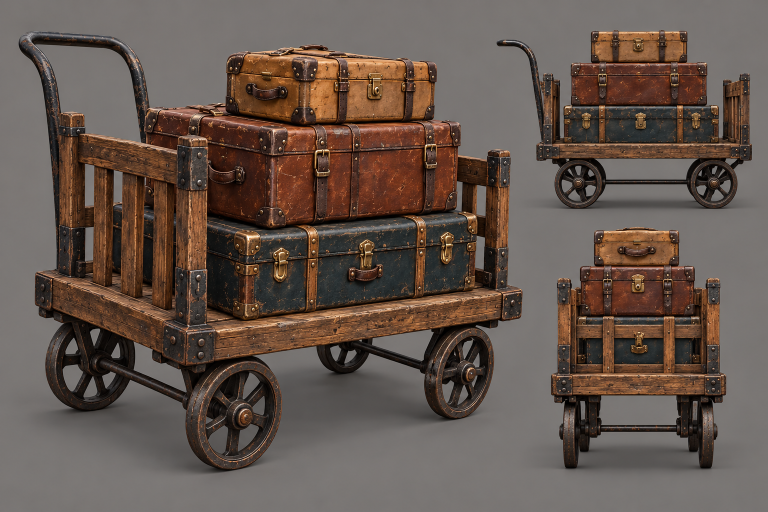
#> input picture Terra61/astra_master/references/11_luggage_cart_reference.png, 1536 x 1024 px (shown at 1/2 size)
$ python build_freight_props.py
#> lines starting #> are read from the running program, lines starting #| are printed output that depends on the picture
### Terra61/astra_master/src/build_infrastructure.py
#!/usr/bin/env python3
"""Create reusable, textured Victorian station infrastructure as GLB.

Authoring axes: X across, Y depth, Z up; each exported asset has a single
-90-degree X root rotation for glTF Y-up. Repeated pieces start at Y=0.
Materials are individual repeatable PNG images: <name>_basecolor.png,
<name>_normal.png and <name>_orm.png, where ORM is the standard
glTF G=roughness, B=metalness packed image.
"""
from __future__ import annotations

import argparse
import io
import json
import math
from collections import defaultdict
from pathlib import Path

import numpy as np
from PIL import Image as PILImage
from pygltflib import (
    Accessor, Asset, Attributes, Buffer, BufferView, GLTF2, Image, Material,
    Mesh, Node, NormalMaterialTexture, PbrMetallicRoughness, Primitive, Sampler,
    Scene, Texture, TextureInfo,
)

ROOT = Path(__file__).resolve().parents[1]
OUTDIR = ROOT / 'modules' / 'infrastructure'
TEXTUREDIR = ROOT / 'textures'
RAIL_Z = 0.22
GAUGE = 1.435

# UV distances specify the real size represented by a full repeat of the image.
# Every image is an individual tile, never an atlas repeatedly mapped to a face.
MATERIALS = {
    'stone':   {'image': 'stone',   'uv_m': (1.00, 1.00), 'roughness': 0.90, 'metallic': 0},
    'paving':  {'image': 'paving',  'uv_m': (0.70, 0.70), 'roughness': 0.94, 'metallic': 0},
    # An 8 m tile contains exactly ten mirrored image repeats on each axis,
    # so matching neighboring plaza tiles have the same colour at their seam.
    'plaza_paving': {'image': 'paving', 'uv_m': (0.80, 0.80), 'roughness': 0.94, 'metallic': 0},
    'brick':   {'image': 'retaining_brick', 'uv_m': (0.68, 0.56), 'roughness': 0.93, 'metallic': 0},
    'ballast': {'image': 'ballast', 'uv_m': (0.35, 0.35), 'roughness': 1.00, 'metallic': 0},
    'wood':    {'image': 'wood',    'uv_m': (2.00, 1.20), 'roughness': 0.90, 'metallic': 0},
    'rail':    {'image': 'rail',    'uv_m': (0.80, 0.80), 'roughness': 0.60, 'metallic': 0.65},
    'rail_top':{'image': 'rail',    'uv_m': (0.80, 0.80), 'roughness': 0.30, 'metallic': 0.85,
                'tint': (0.70, 0.86, 1.0, 1)},
    'safety':  {'image': 'stone',   'uv_m': (1.00, 1.00), 'roughness': 0.90, 'metallic': 0,
                'tint': (0.72, 0.45, 0.11, 1)},
}


class Part:
    """Mesh consisting of material-specific independent flat-shaded faces."""
    def __init__(self, name):
        self.name = name
        self.sections = defaultdict(lambda: {'p': [], 'n': [], 'uv': [], 'idx': []})

    def polygon(self, material, vertices, uv_axes=None):
        vertices = np.asarray(vertices, dtype=float)
        normal = np.cross(vertices[1] - vertices[0], vertices[2] - vertices[0])
        length = np.linalg.norm(normal)
        if length < 1e-10:
            raise ValueError(f'degenerate face in {self.name}: {vertices}')
        normal /= length
        if uv_axes is None:
            axis = int(np.argmax(np.abs(normal)))
            uv_axes = {0: (1, 2), 1: (0, 2), 2: (0, 1)}[axis]
        repeat = MATERIALS[material]['uv_m']
        uv = vertices[:, uv_axes] / np.asarray(repeat)
        sec = self.sections[material]
        first = len(sec['p'])
        sec['p'].extend(vertices.tolist())
        sec['n'].extend([normal.tolist()] * len(vertices))
        sec['uv'].extend(uv.tolist())
        # All supplied polygons are convex; rail caps are triangulated separately.
        for i in range(1, len(vertices)-1):
            sec['idx'].extend([first, first+i, first+i+1])


def box(part, material, bounds, omit_top=False):
    (x0,y0,z0),(x1,y1,z1) = bounds
    faces = [
        [(x0,y1,z0),(x1,y1,z0),(x1,y0,z0),(x0,y0,z0)],
        [(x0,y1,z0),(x0,y0,z0),(x0,y0,z1),(x0,y1,z1)],
        [(x1,y0,z0),(x1,y1,z0),(x1,y1,z1),(x1,y0,z1)],
        [(x0,y0,z0),(x1,y0,z0),(x1,y0,z1),(x0,y0,z1)],
        [(x1,y1,z0),(x0,y1,z0),(x0,y1,z1),(x1,y1,z1)],
    ]
    if not omit_top:
        faces.append([(x0,y0,z1),(x1,y0,z1),(x1,y1,z1),(x0,y1,z1)])
    for f in faces:
        part.polygon(material, f)


# [120 lines left out: functions platform, rail, triangulate_profile, track, ramp, plaza and 1 more, not called in this run]


def export(name, parts, texture_dir, out_dir):
    gltf = GLTF2(asset=Asset(version='2.0', generator='Riverdale procedural infrastructure'))
    # The supplied tile crops are not perfectly periodic. Mirroring alternate
    # repeats removes hard edge mismatches without blurring their image detail.
    gltf.samplers=[Sampler(wrapS=33648,wrapT=33648,magFilter=9729,minFilter=9987)]
    gltf.scenes=[Scene(name=name,nodes=[0])]; gltf.scene=0
    gltf.nodes=[Node(name='Z_UP_to_GLTF_Y_UP',rotation=[-math.sqrt(.5),0,0,math.sqrt(.5)],children=[])]
    data=bytearray()
    texture_cache={}
    material_cache={}
    material_images={}

    # [45 lines left out: functions add_bytes, add_accessor, add_texture, add_material, not called in this run]

    n_tris=0; all_positions=[]
    for part in parts:
        primitives=[]
        for mat,section in part.sections.items():
            pos=np.asarray(section['p'],dtype='<f4'); nor=np.asarray(section['n'],dtype='<f4')
            uv=np.asarray(section['uv'],dtype='<f4'); idx=np.asarray(section['idx'],dtype='<u4')
            if not (np.isfinite(pos).all() and np.isfinite(nor).all() and np.isfinite(uv).all()):
                raise ValueError(f'Nonfinite geometry in {part.name}')
            all_positions.append(pos)
            n_tris += len(idx)//3
            attributes=Attributes(POSITION=add_accessor(pos,'VEC3',34962,'<f4'),
                                  NORMAL=add_accessor(nor,'VEC3',34962,'<f4'),
                                  TEXCOORD_0=add_accessor(uv,'VEC2',34962,'<f4'))
            index=add_accessor(idx,'SCALAR',34963,'<u4')
            primitives.append(Primitive(attributes=attributes,indices=index,mode=4,material=add_material(mat)))
        gltf.meshes.append(Mesh(name=part.name,primitives=primitives))
        gltf.nodes.append(Node(name=part.name,mesh=len(gltf.meshes)-1))
        gltf.nodes[0].children.append(len(gltf.nodes)-1)
    gltf.buffers=[Buffer(byteLength=len(data))]
    gltf.set_binary_blob(bytes(data))
    out_dir.mkdir(parents=True,exist_ok=True)
    filename=name+'.glb'; gltf.save_binary(str(out_dir/filename))
    positions=np.concatenate(all_positions)
    return {'file':filename,'author_bounds_m':np.stack([positions.min(0),positions.max(0)]).astype(float).round(5).tolist(),
            'triangle_count':n_tris,'material_images':material_images,
            'texture_repeat_m':{name:list(MATERIALS[name]['uv_m']) for name in material_images},
            'mesh_names':[p.name for p in parts]}


# [30 lines left out: function main, not called in this run]


# [2 lines that do not run on import are left out]

### Terra61/astra_master/src/build_locomotive.py
#!/usr/bin/env python3
"""Build a textured steam locomotive and separate coal tender as GLB.

X is across the vehicle, Y points to the rear, Z is up. Both modules start
at Y=0 and touch the ground at Z=0. Place their root at rail height 0.22 m.
The infrastructure builder provides the shared GLB/material exporter.
"""
from __future__ import annotations
import argparse
import json
import math
from pathlib import Path
import numpy as np
import build_infrastructure as glb

ROOT=Path(__file__).resolve().parents[1]
OUT=ROOT/'modules'/'locomotive'
TEX=ROOT/'textures'
GAUGE=1.435

# Physical repeats for ordinary metal, but wheel/cab artwork uses explicit charts.
glb.MATERIALS.update({
 'boiler': {'image':'boiler','uv_m':(4.2,2.0),'roughness':.83,'metallic':.75},
 'dark_metal':{'image':'rail','uv_m':(1.5,1.5),'roughness':.72,'metallic':.65,'tint':(.65,.72,.8,1)},
 'loco_iron':{'image':'iron','uv_m':(1.5,1.5),'roughness':.78,'metallic':.65},
 'lamp_amber':{'image':'brass','uv_m':(1,1),'roughness':.48,'metallic':0,'tint':(1,.9,.48,1)},
 'wheel_face':{'image':'wheel','uv_m':(1,1),'roughness':.68,'metallic':.75},
 'cab_number':{'image':'cab','uv_m':(1,1),'roughness':.82,'metallic':.55},
 'brass':{'image':'brass','uv_m':(1,1),'roughness':.65,'metallic':.85},
 'red_paint':{'image':'carriage_wood','uv_m':(2.0,1.0),'roughness':.75,'metallic':.25},
 'coal':{'image':'ballast','uv_m':(.42,.42),'roughness':.96,'metallic':0,'tint':(.28,.28,.28,1)},
})


class Part(glb.Part):
    def chart(self, material, verts, uvs):
        """Add a convex face with explicit UV coordinates and flat normal."""
        verts=np.asarray(verts,dtype=float); uvs=np.asarray(uvs,dtype=float)
        normal=np.cross(verts[1]-verts[0],verts[2]-verts[0]); size=np.linalg.norm(normal)
        if size<1e-12: raise ValueError(f'Degenerate face in {self.name}')
        normal/=size
        s=self.sections[material]; start=len(s['p'])
        s['p'].extend(verts.tolist()); s['n'].extend([normal.tolist()]*len(verts)); s['uv'].extend(uvs.tolist())
        for i in range(1,len(verts)-1): s['idx'].extend((start,start+i,start+i+1))


def box(part, mat, b): glb.box(part,mat,b)


# [39 lines left out: functions cylinder_y, cylinder_z, wheel, not called in this run]


def cylinder_x(part,material,x0,x1,y,z,r,n=12):
    for i in range(n):
        a=2*math.pi*i/n; b=2*math.pi*(i+1)/n
        p0=(y+r*math.cos(a),z+r*math.sin(a)); p1=(y+r*math.cos(b),z+r*math.sin(b))
        part.chart(material,[(x1,*p0),(x0,*p0),(x0,*p1),(x1,*p1)],[(0,i/n),(1,i/n),(1,(i+1)/n),(0,(i+1)/n)])
        uv0=(.5+.5*math.cos(a),.5+.5*math.sin(a)); uv1=(.5+.5*math.cos(b),.5+.5*math.sin(b))
        part.chart(material,[(x0,y,z),(x0,*p1),(x0,*p0)],[(.5,.5),uv1,uv0])
        part.chart(material,[(x1,y,z),(x1,*p0),(x1,*p1)],[(.5,.5),uv0,uv1])


# [6 lines left out: function front_ring, not called in this run]


def rod(part, material, x0, x1, y0,z0,y1,z1,width):
    """A thin rectangular connecting rod running in the Y/Z plane."""
    dy=y1-y0; dz=z1-z0; size=math.hypot(dy,dz)
    py=-dz/size*width/2; pz=dy/size*width/2
    yz=[(y0-py,z0-pz),(y1-py,z1-pz),(y1+py,z1+pz),(y0+py,z0+pz)]
    # Ends x0 and x1 are CCW in YZ; outward normals are -X/+X.
    for x,order in ((x0,(3,2,1,0)),(x1,(0,1,2,3))):
        pts=[(x,*yz[i]) for i in order]
        part.polygon(material,pts,uv_axes=(1,2))
    for i in range(4):
        a=yz[i]; b=yz[(i+1)%4]
        pts=[(x0,*a),(x0,*b),(x1,*b),(x1,*a)]
        # Depending on the rod edge, project along its nonzero direction.
        axes=(0,1) if abs(a[0]-b[0])>abs(a[1]-b[1]) else (0,2)
        part.polygon(material,pts,uv_axes=axes)


# [167 lines left out: functions cab_number_panel, roof, locomotive, tender, main, not called in this run]


# [1 lines that do not run on import are left out]

### Terra61/astra_master/src/build_freight_props.py
#!/usr/bin/env python3
"""Generate low-poly luggage cart, crate and barrel GLBs.

All geometry is authored X across, Y rearward and Z up; ground is Z=0 and
front is Y=0. Shared infrastructure/locomotive helpers provide GLB export and
flat-shaded geometry. Trunk textures are tightly cropped from the generated
luggage reference; small normal and ORM maps are approximate image derivatives.
"""
from __future__ import annotations
import argparse
import json
import math
import shutil
from pathlib import Path

import numpy as np
from PIL import Image, ImageOps
from scipy.ndimage import gaussian_filter
import build_infrastructure as glb
from build_locomotive import Part, cylinder_x, rod

ROOT=Path(__file__).resolve().parents[1]
OUT=ROOT/'modules'/'freight_props'
SRC=ROOT/'textures'
REFERENCE=ROOT/'references'/'11_luggage_cart_reference.png'
CROPS={'case_tan':(1194,68,1368,124),'case_brown':(1152,130,1405,209),
       'case_blue':(1134,216,1429,284)}

glb.MATERIALS.update({
 'freight_wood':{'image':'wood','uv_m':(.80,.65),'roughness':.90,'metallic':0},
 'freight_iron':{'image':'iron','uv_m':(.70,.70),'roughness':.68,'metallic':.75},
 'case_tan':{'image':'case_tan','uv_m':(1,1),'roughness':.86,'metallic':0},
 'case_brown':{'image':'case_brown','uv_m':(1,1),'roughness':.86,'metallic':0},
 'case_blue':{'image':'case_blue','uv_m':(1,1),'roughness':.86,'metallic':0},
})
for _case in CROPS:
    glb.MATERIALS[_case+'_top']={'image':_case+'_top','uv_m':(1,1),'roughness':.86,'metallic':0}


def prepare_textures(destination, source_dir, reference):
    destination.mkdir(parents=True,exist_ok=True)
    for mat in ('wood','iron','brass'):
        for channel in ('basecolor','normal','orm'):
            shutil.copyfile(source_dir/f'{mat}_{channel}.png',destination/f'{mat}_{channel}.png')
    def save_maps(name, image):
        image.save(destination/f'{name}_basecolor.png')
        rgb=np.asarray(image,dtype=np.float32)/255
        lum=gaussian_filter(rgb @ np.array([.2126,.7152,.0722],dtype=np.float32),sigma=.8)
        dy,dx=np.gradient(lum)
        normal=np.dstack([-dx*.7,-dy*.7,np.ones_like(lum)])
        normal/=np.linalg.norm(normal,axis=2,keepdims=True)
        normal=np.clip((normal*.5+.5)*255,0,255).astype(np.uint8)
        Image.fromarray(normal,'RGB').save(destination/f'{name}_normal.png')
        rough=np.clip(.82+(.5-lum)*.15,.65,1)*255
        orm=np.dstack([np.full_like(lum,255),rough,np.zeros_like(lum)]).astype(np.uint8)
        Image.fromarray(orm,'RGB').save(destination/f'{name}_orm.png')
    with Image.open(reference) as ref:
#> ref is the input picture: PIL image 1536x1024 RGB; mean R, G, B 100.3, 85.8, 77.3
        for name,rect in CROPS.items():
            crop=ref.convert('RGB').crop(rect)
            save_maps(name,crop)
            # Construct a separate top chart from actual leather and strap
            # details in the crop. It avoids stretching a few source rows
            # across the whole lid or painting the side latches on the lid.
            w,h=crop.size
            chip=crop.crop((int(w*.30),int(h*.63),int(w*.40),int(h*.96))).resize((64,64),Image.Resampling.LANCZOS)
            top=Image.new('RGB',(512,256))
            for row in range(4):
                for col in range(8):
                    tile=ImageOps.mirror(chip) if col%2 else chip
                    if row%2: tile=ImageOps.flip(tile)
                    top.paste(tile,(col*64,row*64))
            centers=(.25,.76) if name=='case_blue' else (.20,.76)
            for center in centers:
                strap=crop.crop((int(w*(center-.035)),int(h*.63),int(w*(center+.035)),int(h*.98)))
                strap=strap.resize((36,256),Image.Resampling.LANCZOS)
                top.paste(strap,(round(center*512)-18,0))
            save_maps(name+'_top',top)
#> this loop made 3 passes
#> pass 1, in prepare_textures, `crop=ref.convert('RGB').crop(rect)`:
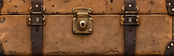
#> crop: PIL image 174x56 RGB; mean R, G, B 125.2, 83.1, 51.6
#> pass 1, in save_maps, `lum=gaussian_filter(rgb @ np.array([.2126,.7152,.0722],dtype=np.float3..`:
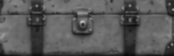
#> lum: shape (56, 174) float32; min 0.0445, max 0.765, mean 0.352
#> pass 1, in save_maps, `dy,dx=np.gradient(lum)`:
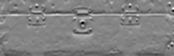
#> dy: shape (56, 174) float32; min -0.237, max 0.219, mean -0.0053; drawn with min black and max white
#> after the loop:
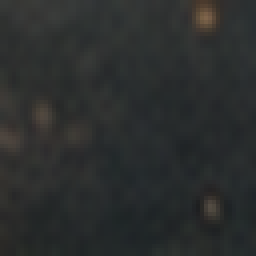
#> chip: PIL image 64x64 RGB (shown 4 times larger); mean R, G, B 43.7, 46.2, 45.8
#> after the loop:
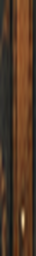
#> strap: PIL image 36x256 RGB; mean R, G, B 81.7, 55.9, 36.9
#> after the loop:
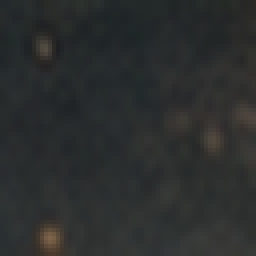
#> tile: PIL image 64x64 RGB (shown 4 times larger); mean R, G, B 43.7, 46.2, 45.8
#> after the loop:
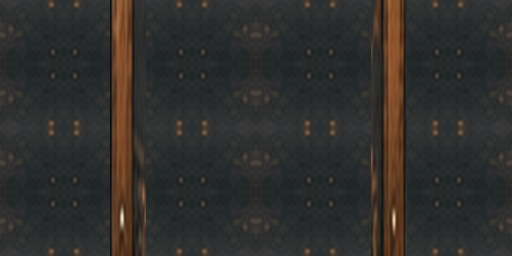
#> top: PIL image 512x256 RGB; mean R, G, B 48.5, 47.3, 44.6


def box(part,mat,b): glb.box(part,mat,b)


def tube_between(part,material,a,b,radius,n=10):
    """Simple circular rod between arbitrary 3D endpoints."""
    a=np.asarray(a,dtype=float); b=np.asarray(b,dtype=float); axis=b-a
    axis/=np.linalg.norm(axis)
    ref=np.array([0.,0.,1.]) if abs(axis[2])<.9 else np.array([1.,0.,0.])
    u=np.cross(ref,axis); u/=np.linalg.norm(u); v=np.cross(axis,u)
    for i in range(n):
        t0=2*math.pi*i/n; t1=2*math.pi*(i+1)/n
        q0=radius*(u*math.cos(t0)+v*math.sin(t0)); q1=radius*(u*math.cos(t1)+v*math.sin(t1))
        uv0=(.5+.5*math.cos(t0),.5+.5*math.sin(t0)); uv1=(.5+.5*math.cos(t1),.5+.5*math.sin(t1))
        part.chart(material,[a+q0,a+q1,b+q1,b+q0],[(i/n,0),((i+1)/n,0),((i+1)/n,1),(i/n,1)])
        part.chart(material,[a,a+q1,a+q0],[(.5,.5),uv1,uv0])
        part.chart(material,[b,b+q0,b+q1],[(.5,.5),uv0,uv1])


def wheel(name,x,y,z=.18,r=.18,n=12):
    p=Part(name); x0=x-.04; x1=x+.04; inner=.118
    def yz(rad,t): return (y+rad*math.cos(t),z+rad*math.sin(t))
    for i in range(n):
        a=2*math.pi*i/n; b=2*math.pi*(i+1)/n
        oa=yz(r,a); ob=yz(r,b); ia=yz(inner,a); ib=yz(inner,b)
        p.chart('freight_iron',[(x1,*oa),(x0,*oa),(x0,*ob),(x1,*ob)],[(0,i/n),(1,i/n),(1,(i+1)/n),(0,(i+1)/n)])
        p.chart('freight_iron',[(x0,*ia),(x1,*ia),(x1,*ib),(x0,*ib)],[(0,i/n),(1,i/n),(1,(i+1)/n),(0,(i+1)/n)])
        def u(q): return ((q[0]-y)/.36+.5,(q[1]-z)/.36+.5)
        p.chart('freight_iron',[(x1,*ia),(x1,*oa),(x1,*ob),(x1,*ib)],[u(ia),u(oa),u(ob),u(ib)])
        p.chart('freight_iron',[(x0,*ib),(x0,*ob),(x0,*oa),(x0,*ia)],[u(ib),u(ob),u(oa),u(ia)])
    for k in range(5):
        angle=2*math.pi*k/5
        rod(p,'freight_iron',x0+.012,x1-.012,y,z,y+.14*math.cos(angle),z+.14*math.sin(angle),.021)
    cylinder_x(p,'brass',x0-.006,x1+.006,y,z,.037,n=8)
    return p


def trunk(name,mat,x0,x1,y0,y1,z0,z1):
    p=Part(name)
    # Full crop only on the two long side faces, with readable, undistorted hardware.
    for x,side in ((x1,'right'),(x0,'left')):
        pts=[(x,y0,z0),(x,y1,z0),(x,y1,z1),(x,y0,z1)] if side=='right' else \
            [(x,y1,z0),(x,y0,z0),(x,y0,z1),(x,y1,z1)]
        def uv(y,z): return ((y-y0)/(y1-y0) if side=='right' else (y1-y)/(y1-y0), (z1-z)/(z1-z0))
        p.chart(mat,pts,[uv(y,z) for _,y,z in pts])
    # On end faces use a narrower strip of that case's image, so a full wide
    # front with multiple latches is not squashed onto the short end.
    for y,side in ((y0,'front'),(y1,'back')):
        pts=[(x0,y,z0),(x1,y,z0),(x1,y,z1),(x0,y,z1)] if side=='front' else \
            [(x1,y,z0),(x0,y,z0),(x0,y,z1),(x1,y,z1)]
        p.chart(mat,pts,[(.04+.24*(x-x0)/(x1-x0),(z1-z)/(z1-z0)) for x,_,z in pts])
    # A dedicated leather-and-straps chart avoids placing side latches on top.
    for z,order in ((z1,((x0,y0),(x1,y0),(x1,y1),(x0,y1))),
                    (z0,((x0,y1),(x1,y1),(x1,y0),(x0,y0)))):
        pts=[(x,y,z) for x,y in order]
        p.chart(mat+'_top',pts,[((y-y0)/(y1-y0),(x-x0)/(x1-x0)) for x,y,_ in pts])
    return p


def cart():
    parts=[]
    p=Part('cart_wooden_platform'); box(p,'freight_wood',[(-.6,0,.35),(.6,2,.44)]); parts.append(p)
    p=Part('cart_wooden_end_rails')
    for y0 in (.09,1.81):
        for x0 in (-.57,.50): box(p,'freight_wood',[(x0,y0,.44),(x0+.07,y0+.10,.90)])
        box(p,'freight_wood',[(-.57,y0,.72),(.57,y0+.10,.79)])
    parts.append(p)
    p=Part('cart_handle')
    for sign in (-1,1):
        tube_between(p,'freight_iron',(sign*.53,.05,.44),(sign*.53,.05,1.42),.025)
        tube_between(p,'freight_iron',(sign*.53,.05,1.42),(sign*.45,.05,1.475),.025)
    # Twelve radial segments include a vertex at the exact top of the handle.
    tube_between(p,'freight_iron',(-.45,.05,1.475),(.45,.05,1.475),.025,n=12)
    parts.append(p)
    p=Part('cart_axles')
    for y in (.35,1.65): tube_between(p,'freight_iron',(-.52,y,.18),(.52,y,.18),.018,n=8)
    parts.append(p)
    for row,y in enumerate((.35,1.65),1):
        for side,x in (('L',-.52),('R',.52)):
            parts.append(wheel(f'cart_wheel_{side}_{row}',x,y))
    parts.append(trunk('trunk_blue','case_blue',-.44,.44,.30,1.70,.44,.75))
    parts.append(trunk('trunk_brown','case_brown',-.40,.40,.45,1.55,.75,1.04))
    parts.append(trunk('trunk_tan','case_tan',-.31,.31,.60,1.40,1.04,1.28))
    return parts


def crate():
    p=Part('wooden_crate'); box(p,'freight_wood',[(-.4,0,0),(.4,.8,.8)])
    return [p]


# [32 lines left out: function barrel, not called in this run]


def main():
    parser=argparse.ArgumentParser(description=__doc__)
    parser.add_argument('--textures',type=Path,default=SRC); parser.add_argument('--reference',type=Path,default=REFERENCE)
    parser.add_argument('--out',type=Path,default=OUT)
    args=parser.parse_args()
    tex=args.out/'textures'; prepare_textures(tex,args.textures,args.reference)
    entries={name:glb.export(name,fn(),tex,args.out) for name,fn in
             (('luggage_cart',cart),('crate',crate),('barrel',barrel))}
    for name in CROPS:
        entries['luggage_cart']['texture_repeat_m'].pop(name,None)
        entries['luggage_cart']['texture_repeat_m'].pop(name+'_top',None)
    entries['luggage_cart']['explicit_uv_charts']='Individual case face crops and custom top charts made from leather/strap details in those crops.'
    manifest={'description':'Victorian luggage cart with three trunks, wooden crate and barrel.',
              'author_axes':'X right, Y rearward, Z up; front Y=0 and ground Z=0',
              'export_axes':'glTF Y-up with one -90 degree X root rotation',
              'reference_image':'../../references/11_luggage_cart_reference.png',
              'trunk_source_crops_pixels':{k:list(v) for k,v in CROPS.items()},
              'materials_note':'Individual reference crops map luggage side panels; approximate normal/ORM maps are generated from their colour. Wood, iron, and brass use shared generated surface maps.',
              'modules':entries}
    (args.out/'manifest.json').write_text(json.dumps(manifest,indent=2)+'\n')
    print(json.dumps(manifest,indent=2))


if __name__=='__main__': main()
#> (the call stopped at in export, `gltf = GLTF2(asset=Asset(version='2.0', generator='Riverdale procedura..`: pygltflib is not available in this run)

$ run again, with Terra61/astra_master/references/02_trainshed_bay_reference.png copied over Terra61/astra_master/references/11_luggage_cart_reference.png
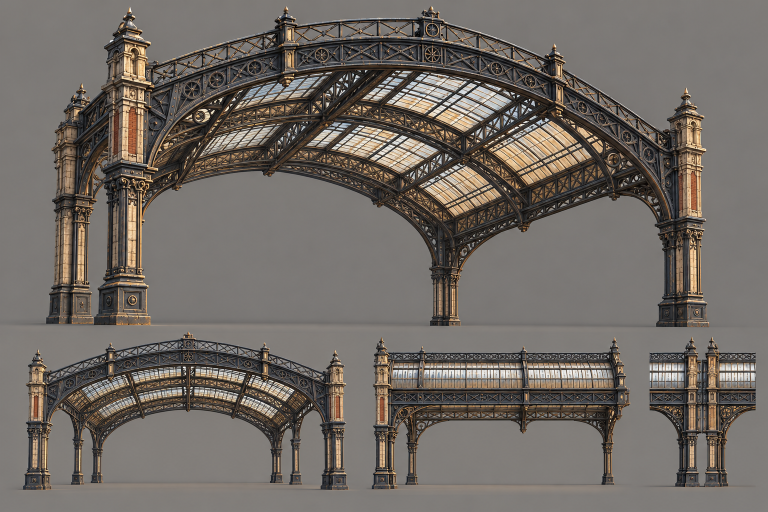
#> input picture Terra61/astra_master/references/02_trainshed_bay_reference.png, 1536 x 1024 px (shown at 1/2 size)
#> in prepare_textures, ref is the input picture: PIL image 1536x1024 RGB; mean R, G, B 112.2, 105.8, 100
#> after the loop in prepare_textures, `for name,rect in CROPS.items():`:
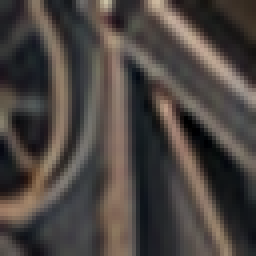
#> tile: PIL image 64x64 RGB (shown 4 times larger); mean R, G, B 75.2, 68.5, 64.6
#> after the loop in prepare_textures, `for name,rect in CROPS.items():`:
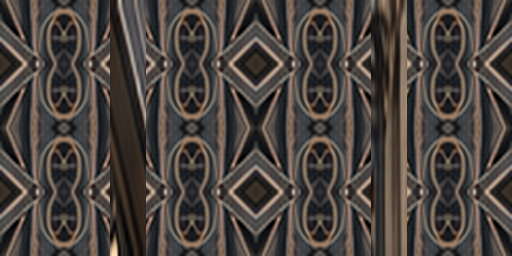
#> top: PIL image 512x256 RGB; mean R, G, B 74.8, 67.7, 63.3
